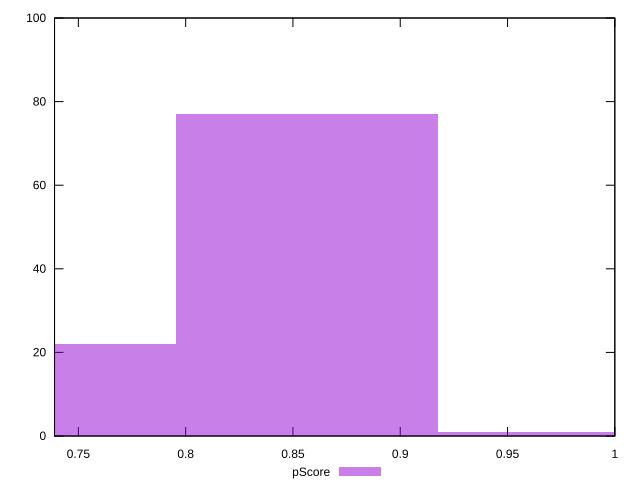

The script that saved this image:
reset

$pScore <<EOF
0.8565416378946082 77
0.734178546766807 22
0.9789047290224094 1
EOF

set key outside below
set boxwidth 0.12236309112780118
set xrange [0.7388888888888889:1]
set yrange [0:100]
set trange [0:100]
set style fill transparent solid 0.5 noborder
set terminal svg size 640, 490 enhanced background rgb 'white'
set output "report_00018_2021-02-10T15-25-16.877Z/offscreen-images/samples/pages+cached/pScore/histogram.svg"

plot $pScore title "pScore" with boxes

reset
